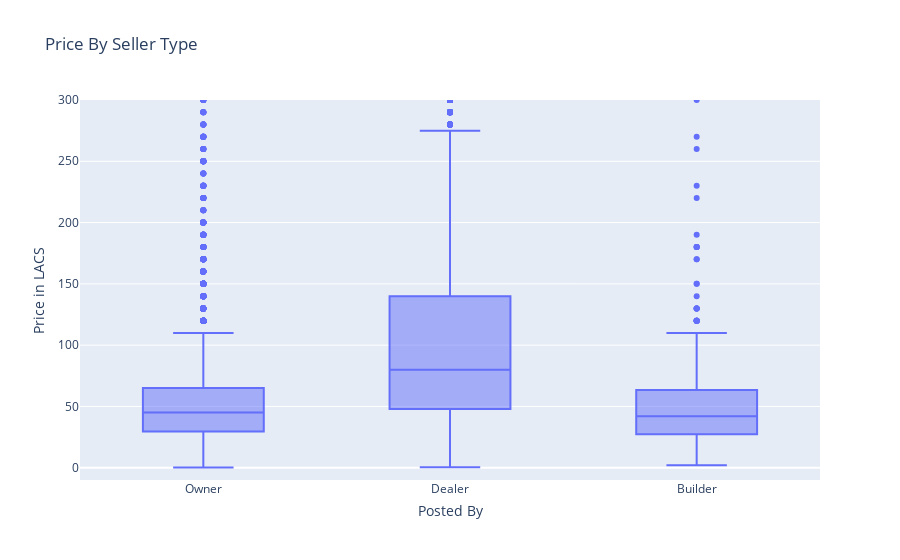

The code cell stored with this chart in its notebook:
### Code cell
fig=px.box(train_df, x='POSTED_BY', y="TARGET(PRICE_IN_LACS)", title = 'Price By Seller Type')
fig.update_yaxes(
        range=[-10, 300], 
        title_text = "Price in LACS",
        title_standoff = 10)
fig.update_xaxes(
        title_text = "Posted By",
        title_standoff = 10)
fig

### Figure 1 — Plotly figure (JSON) as saved in the notebook; plotly's stock layout.template omitted (floating-point values rounded to 4 significant figures; data arrays with more than 128 entries replaced by an {"elided": "..."} marker saying what was removed)
{"data": [{"alignmentgroup": "True", "hovertemplate": "POSTED_BY=%{x}<br>TARGET(PRICE_IN_LACS)=%{y}<extra></extra>", "legendgroup": "", "marker": {"color": "#636efa"}, "name": "", "notched": false, "offsetgroup": "", "orientation": "v", "showlegend": false, "type": "box", "x": {"elided": "29451 str values"}, "x0": " ", "xaxis": "x", "y": {"elided": "29451 float values"}, "y0": " ", "yaxis": "y"}], "layout": {"boxmode": "group", "legend": {"tracegroupgap": 0}, "title": {"text": "Price By Seller Type"}, "xaxis": {"anchor": "y", "domain": [0, 1], "title": {"standoff": 10, "text": "Posted By"}}, "yaxis": {"anchor": "x", "domain": [0, 1], "range": [-10, 300], "title": {"standoff": 10, "text": "Price in LACS"}}}}
